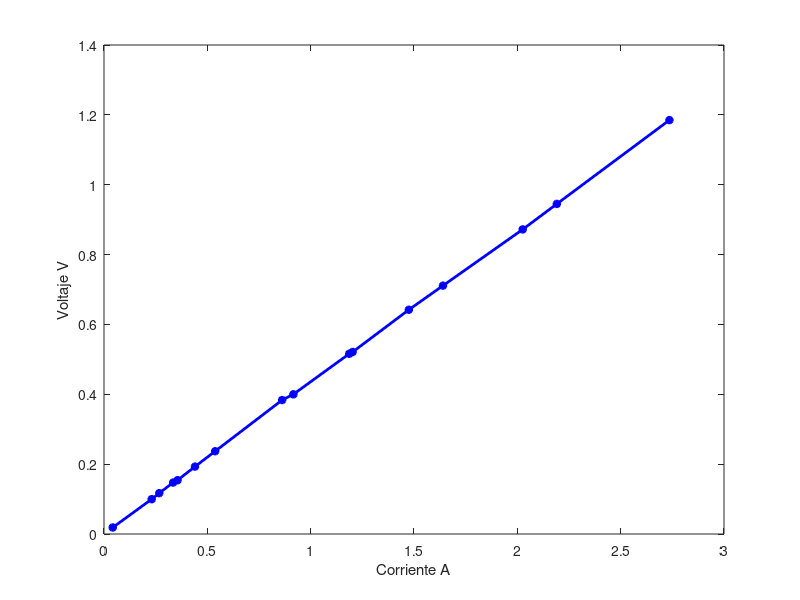

Source code (MATLAB): (Note: this script raises an error after producing the figure.)
%% Parameters
motor_model = '9413';
%% Current probe calibration
% Load data
load('current_probe_calibration.mat');
figure;
plot(itest,vprobe,'b*-','LineWidth',2);
ylabel('Voltaje V');
xlabel('Corriente A');
k_probe = 1/(itest\vprobe);
disp(['Probe constant: ',num2str(k_probe),' A/V']);
clearvars -except k_probe motor_model
%% Stall current
stall_data_file = sprintf('motor_%s/stall_data.mat',motor_model);
load(stall_data_file);
figure;
plot(vstall,istall,'b*-','LineWidth',2);
title(motor_model)
xlabel('Voltaje V');
ylabel('Corriente A');
% Armature resistance
ra = istall\vstall;
disp(['Armature resistance: ',num2str(ra),' Ohm']);
clearvars -except ra k_probe motor_model
%% Speed
data_file = sprintf('motor_%s/p1.mat',motor_model);
load(data_file);
Np = 96;% Encoder pulse per revolution
Ts = t(2)-t(1); % Sample time
Fs = 1/Ts;
speed = encoder_to_speed(encoder, Ts, Np); % Speed rad/s
% Speed low pass filter
Fc = 1000; % 1 KHz
[b,a] = butter(6,Fc/(Fs/2));
speed_filtered = filter(b,a,speed);
figure;
plot(t,speed_filtered*60/(2*pi),'LineWidth',2);
title(motor_model)
ylabel('Motor speed RPM');
xlabel('Time s');
%% Current
no_load_speed = mean(speed(50000:80000));
current_cal = current * k_probe;
max_current = max(current_cal);
no_load_current = mean(current_cal(50000:80000));
va_mean = mean(va(50000:80000));
plot(t,current_cal);
title(motor_model)
ylabel('Motor current A');
xlabel('Time s');
kt = (va_mean-ra*no_load_current)/no_load_speed;
km = kt/sqrt(ra);
oz2nm=0.00706155183333;
disp(['K_t = ',num2str(kt),' N.m/A | ',num2str(kt/oz2nm),' oz.in/A']);
disp(['K_m = ',num2str(km),' N.m/sqrt(W) | ',num2str(km/oz2nm),' oz.in/sqrt(W)']);
stall_current = va_mean/ra;
disp(['Stall current: ',num2str(stall_current),' A']);
stall_torque = stall_current*kt;
disp(['Stall torque: ',num2str(stall_torque),' N.m | ',num2str(stall_torque/oz2nm),' oz.in']);
disp(['Armature voltage: ',num2str(va_mean),' V']);
disp(['No load speed: ',num2str(no_load_speed),' rad/s | ', num2str(no_load_speed*60/(2*pi)), ' rpm']);
%% Inductance
e = exp(1);
t1 = -0.1299;
t0 = -0.1307;
i_reach = max_current*(1-1/e);
time_reach = t1-t0;
la = ra*time_reach;
%% Current controller design
opt = stepDataOptions('StepAmplitude',va_mean);
num = 1;
den = [la ra];
sys_motor = tf(num,den);
step(sys_motor,opt)
rltool(sys_motor)
%% Current controller
kp=93.2089669359914;
ki=kp*20226.7671774592;

